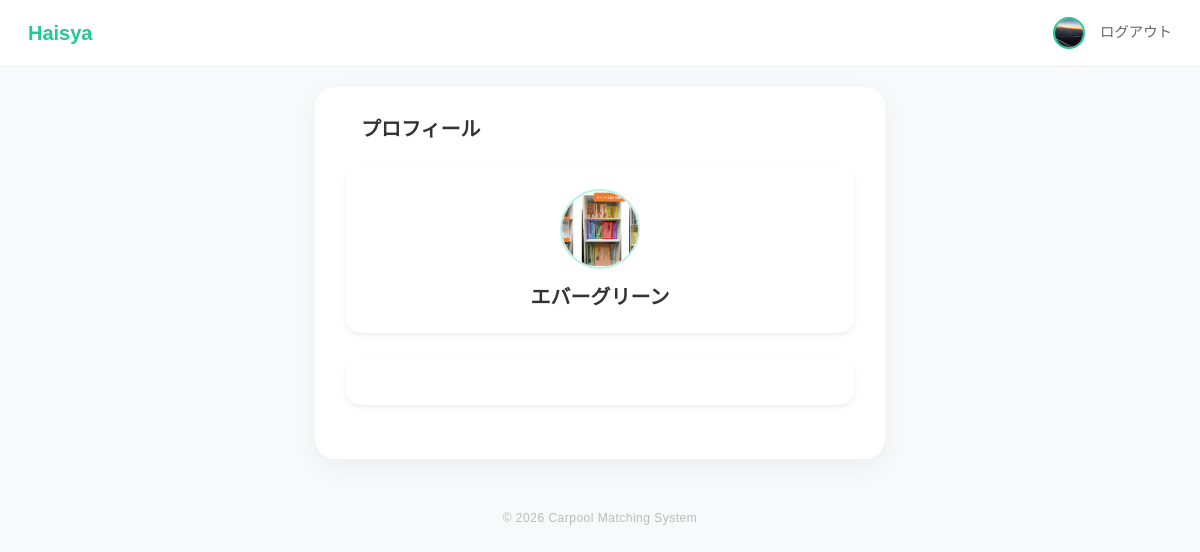
/profile/user/102 (signed in), run on the app's committed database.
### app/models/user.py (models this page shows)
class User(db.Model, UserMixin):
    __tablename__ = "users"
    id = db.Column(db.Integer, primary_key=True)
    username = db.Column(db.String(50), unique=True, nullable=False)
    password = db.Column(db.String(200), nullable=False)
    display_name = db.Column(db.String(50))
    icon = db.Column(db.String(200), default="default.png")
    genre = db.Column(db.String(50))  # 所属ジャンル
    age = db.Column(db.Integer)
    line_url = db.Column(db.String(200), nullable=True)
    insta_url = db.Column(db.String(200), nullable=True)
    @property
    def name(self):
        return self.display_name or self.username

### app/profiles/routes.py (the view)
@profile_bp.route('/user/<int:user_id>')
@login_required
def public_profile(user_id):
    from ..models.user import User
    user = User.query.get_or_404(user_id)
    return render_template('public_profile.html', user=user)

### app/models/user.py (called while the page is built)
@login_manager.user_loader
def load_user(user_id):
    return User.query.get(int(user_id))

### app/templates/public_profile.html (shortened to what this page needs)
{% extends "layout.html" %}
{% block content %}
{% from 'macros/avatar.html' import avatar %}
<div class="d-flex align-items-center mb-4">
    <h5 class="fw-bold mb-0">プロフィール</h5>
</div>
<div class="main-card border-0 shadow-sm rounded-4 p-4 mb-4 text-center">
    {{ avatar(user, size=80) }}
    <h5 class="fw-bold mt-3 mb-0">{{ user.display_name or "名無し" }}</h5>
</div>
<div class="main-card border-0 shadow-sm rounded-4 p-4 mb-4">
</div>
{% endblock %}

### app/templates/layout.html (shortened to what this page needs)
<!DOCTYPE html>
<html lang="ja">
<head>
    <link href="https://cdn.jsdelivr.net/npm/bootstrap@5.3.3/dist/css/bootstrap.min.css" rel="stylesheet">
    <link rel="stylesheet" href="{{ url_for('static', filename='main.css') }}">
</head>
<body>
<nav class="navbar navbar-walica sticky-top">
    <div class="container-fluid d-flex align-items-center">
        <a class="navbar-brand" href="/">Haisya</a>
        <div class="ms-auto d-flex align-items-center">
            {% if current_user.is_authenticated %}
                <a href="{{ url_for('profile.edit') }}" class="text-decoration-none ms-3">
                    {% set has_icon = current_user.icon and current_user.icon != 'default.png' %}
                    {% if has_icon %}
                    <img src="{{ url_for('static', filename=current_user.icon) }}"
                        alt="プロフィール"
                        class="rounded-circle"
                        style="width: 32px; height: 32px; object-fit: cover;
                                border: 2px solid var(--walica-green);">
                    {% endif %}
                </a>
                <a href="/logout" class="nav-link-custom">ログアウト</a>
            {% else %}
                <a href="/login" class="nav-link-custom">ログイン</a>
                <a href="/register" class="btn btn-walica-reverce ms-3 py-1 px-3" style="font-size:0.85rem;">新規登録</a>
            {% endif %}
        </div>
    </div>
</nav>
<div class="main-container">
    <div class="main-card">
        {% block content %}{% endblock %}
    </div>
    <footer>
        &copy; 2026 Carpool Matching System
    </footer>
</div>
</body>
</html>

### app/templates/macros/avatar.html (shortened to what this page needs)
{% macro avatar(user, size=42, is_admin=false) %}
{% set has_icon = user.icon and user.icon != 'default.png' %}
<div class="position-relative d-inline-block flex-shrink-0">
    {% if has_icon %}
    <img src="{{ url_for('static', filename=user.icon) }}"
         alt="{{ user.name }}"
         class="rounded-circle"
         style="width: {{ size }}px; height: {{ size }}px;
                object-fit: cover;
                border: 2px solid rgba(32,201,151,0.3);">
    {% endif %}
</div>
{% endmacro %}

### app/static/main.css (style rules this page uses)
:root { --main-color: #eeeeee; --bg-color: white; }

### app/templates/layout.html (style rules this page uses)
:root { --walica-green: #20c997; --bg-color: #f8f9fa; --text-dark: #333333; }
body { background-color: var(--bg-color); font-family: 'Noto Sans JP', sans-serif; color: var(--text-dark); }
.navbar-walica { background-color: white; border-bottom: 1px solid #eee; padding: 0.8rem 1rem; }
.navbar-brand { font-weight: 700; color: var(--walica-green) !important; font-size: 1.25rem; }
.main-container { max-width: 600px; margin: 20px auto; padding: 0 15px; }
.main-card { background: white; border-radius: 20px; padding: 30px; box-shadow: 0 8px 24px rgba(0, 0, 0, 0.05); border: none; }
.nav-link-custom { color: #666; text-decoration: none; font-size: 0.9rem; margin-left: 15px; }
footer { color: #bbb; margin: 50px 0 30px; text-align: center; font-size: 12px; letter-spacing: 0.5px; }

### app/templates/public_profile.html (style rules this page uses)
.main-card { background: white; }

### data on the page
User: icon (picture)
User: icon (picture), display_name "エバーグリーン"
